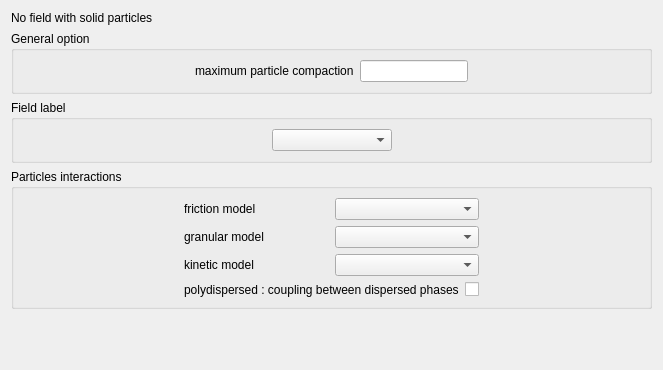
<?xml version="1.0" encoding="UTF-8"?>
<ui version="4.0">
 <class>Solid</class>
 <widget class="QWidget" name="Solid">
  <property name="geometry">
   <rect>
    <x>0</x>
    <y>0</y>
    <width>659</width>
    <height>370</height>
   </rect>
  </property>
  <property name="windowTitle">
   <string>Form</string>
  </property>
  <layout class="QVBoxLayout" name="verticalLayout_2">
   <item>
    <widget class="QLabel" name="labelNoParticles">
     <property name="text">
      <string>No field with solid particles</string>
     </property>
    </widget>
   </item>
   <item>
    <widget class="QGroupBox" name="groupBoxGeneral">
     <property name="title">
      <string>General option</string>
     </property>
     <layout class="QHBoxLayout" name="horizontalLayout_7">
      <item>
       <spacer name="horizontalSpacer_10">
        <property name="orientation">
         <enum>Qt::Horizontal</enum>
        </property>
        <property name="sizeHint" stdset="0">
         <size>
          <width>138</width>
          <height>20</height>
         </size>
        </property>
       </spacer>
      </item>
      <item>
       <layout class="QHBoxLayout" name="horizontalLayout_4">
        <item>
         <widget class="QLabel" name="label_4">
          <property name="text">
           <string>maximum particle compaction</string>
          </property>
         </widget>
        </item>
        <item>
         <widget class="QLineEdit" name="lineEditCompaction"/>
        </item>
       </layout>
      </item>
      <item>
       <spacer name="horizontalSpacer_11">
        <property name="orientation">
         <enum>Qt::Horizontal</enum>
        </property>
        <property name="sizeHint" stdset="0">
         <size>
          <width>137</width>
          <height>20</height>
         </size>
        </property>
       </spacer>
      </item>
     </layout>
    </widget>
   </item>
   <item>
    <widget class="QGroupBox" name="groupBoxField">
     <property name="title">
      <string>Field label</string>
     </property>
     <layout class="QGridLayout" name="gridLayout_2">
      <item row="0" column="0">
       <spacer name="horizontalSpacer_7">
        <property name="orientation">
         <enum>Qt::Horizontal</enum>
        </property>
        <property name="sizeHint" stdset="0">
         <size>
          <width>264</width>
          <height>20</height>
         </size>
        </property>
       </spacer>
      </item>
      <item row="0" column="1">
       <widget class="QComboBox" name="comboBoxField">
        <property name="minimumSize">
         <size>
          <width>120</width>
          <height>0</height>
         </size>
        </property>
       </widget>
      </item>
      <item row="0" column="2">
       <spacer name="horizontalSpacer_8">
        <property name="orientation">
         <enum>Qt::Horizontal</enum>
        </property>
        <property name="sizeHint" stdset="0">
         <size>
          <width>263</width>
          <height>20</height>
         </size>
        </property>
       </spacer>
      </item>
     </layout>
    </widget>
   </item>
   <item>
    <widget class="QGroupBox" name="groupBoxInteractions">
     <property name="title">
      <string>Particles interactions</string>
     </property>
     <layout class="QHBoxLayout" name="horizontalLayout_6">
      <item>
       <spacer name="horizontalSpacer_5">
        <property name="orientation">
         <enum>Qt::Horizontal</enum>
        </property>
        <property name="sizeHint" stdset="0">
         <size>
          <width>138</width>
          <height>20</height>
         </size>
        </property>
       </spacer>
      </item>
      <item>
       <layout class="QVBoxLayout" name="verticalLayout">
        <item>
         <layout class="QHBoxLayout" name="horizontalLayout">
          <item>
           <widget class="QLabel" name="label">
            <property name="text">
             <string>friction model</string>
            </property>
           </widget>
          </item>
          <item>
           <widget class="QComboBox" name="comboBoxFriction"/>
          </item>
         </layout>
        </item>
        <item>
         <layout class="QHBoxLayout" name="horizontalLayout_2">
          <item>
           <widget class="QLabel" name="label_2">
            <property name="text">
             <string>granular model</string>
            </property>
           </widget>
          </item>
          <item>
           <widget class="QComboBox" name="comboBoxGranular"/>
          </item>
         </layout>
        </item>
        <item>
         <layout class="QHBoxLayout" name="horizontalLayout_3">
          <item>
           <widget class="QLabel" name="label_3">
            <property name="text">
             <string>kinetic model</string>
            </property>
           </widget>
          </item>
          <item>
           <widget class="QComboBox" name="comboBoxKinetic"/>
          </item>
         </layout>
        </item>
        <item>
         <layout class="QHBoxLayout" name="horizontalLayout_5">
          <item>
           <widget class="QLabel" name="labelCoupling">
            <property name="text">
             <string>polydispersed : coupling between dispersed phases</string>
            </property>
           </widget>
          </item>
          <item>
           <widget class="QCheckBox" name="checkBoxCoupling">
            <property name="text">
             <string/>
            </property>
           </widget>
          </item>
         </layout>
        </item>
       </layout>
      </item>
      <item>
       <spacer name="horizontalSpacer_6">
        <property name="orientation">
         <enum>Qt::Horizontal</enum>
        </property>
        <property name="sizeHint" stdset="0">
         <size>
          <width>137</width>
          <height>20</height>
         </size>
        </property>
       </spacer>
      </item>
     </layout>
    </widget>
   </item>
   <item>
    <spacer>
     <property name="orientation">
      <enum>Qt::Vertical</enum>
     </property>
     <property name="sizeHint" stdset="0">
      <size>
       <width>641</width>
       <height>16</height>
      </size>
     </property>
    </spacer>
   </item>
  </layout>
 </widget>
 <resources/>
 <connections/>
</ui>
